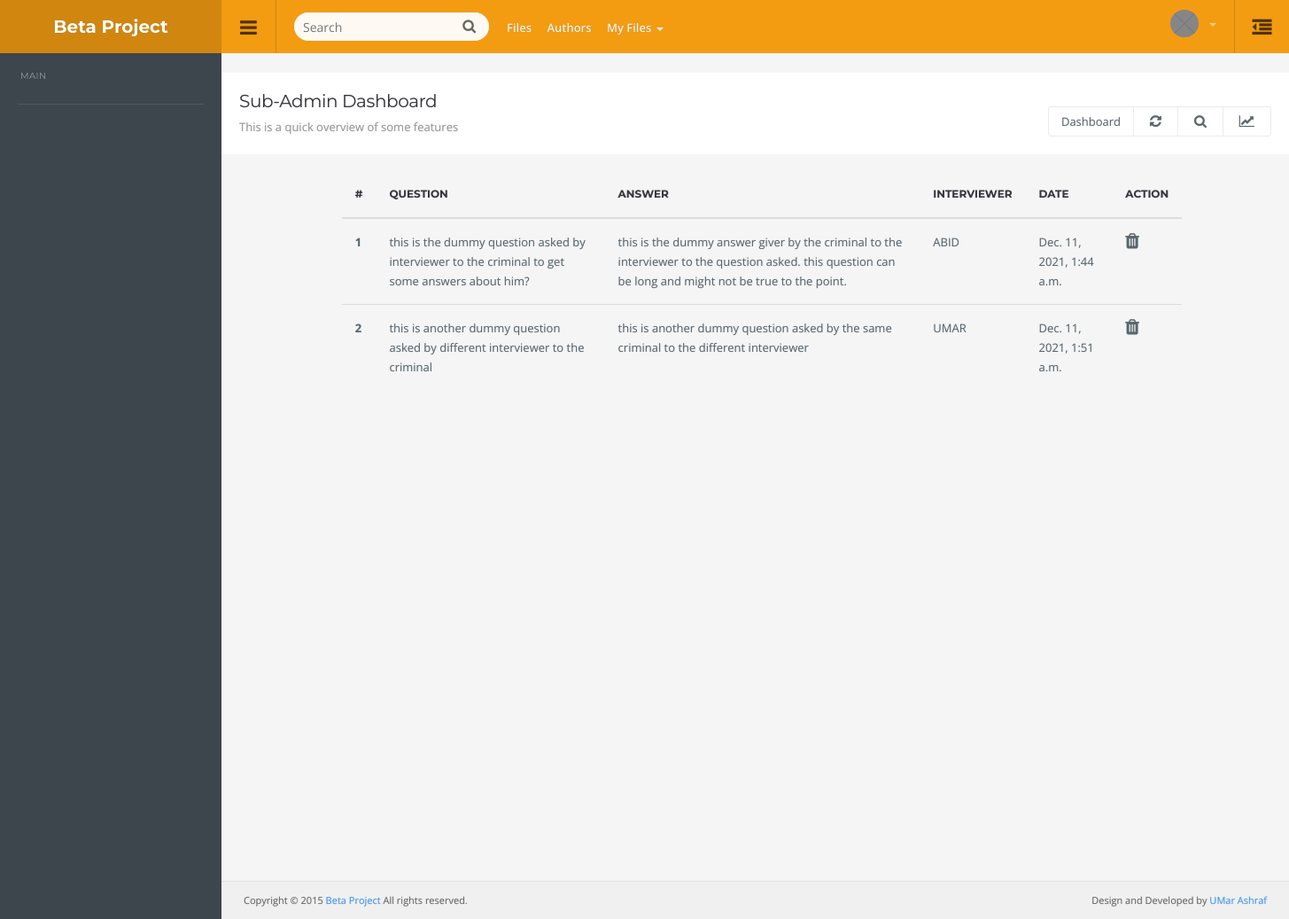
The app's page /subadmin/view/20 with its own data.
### interview/models.py (models this page shows, shortened)
class questionAnswer(models.Model):
    user = models.ForeignKey(User, on_delete=models.CASCADE)
    criminal= models.ForeignKey(criminal, on_delete=models.CASCADE)
    question= models.TextField()
    answer= models.TextField()
    createdon= models.DateTimeField(auto_now_add=True)
    updatedon= models.DateTimeField(auto_now=True)

### interview/views.py (the view)
# urls.py: path('view/<int:id>', views.viewquestions, name='viewquestions')
def viewquestions(request,id):
    p=criminal.getcriminal(id)
    que=questionAnswer.objects.filter(criminal=id)
    if request.method=='POST':
        if request.POST.get('question'):
            questionAnswer.objects.create(user=request.user,criminal=p,question=request.POST['question'],answer=request.POST['answer'])
        else:
            review.objects.create(user=request.user, criminal=p, review=request.POST['review'])
    return render(request,'questions.html',{'que':que})

### criminals/models.py (called while the page is built)
    def getcriminal(id):
        return criminal.objects.get(id=id)

### interview/templates/questions.html (shortened to what this page needs)
{% extends 'base.html' %}
{% load static %}
{% load static %}
{%block body%}
<link rel="stylesheet" href="{% static 'css/custom.css' %}">
  <div class="container">
    <div class="row">
    <div class="col-lg-10 col-md-offset-1">
      {% if que %}
      <table class="table">
          <thead>
            <tr>
              <th scope="col">#</th>
              <th scope="col">Question</th>
              <th scope="col">Answer</th>
              <th scope="col">Interviewer</th>
              <th scope="col">Date</th>
              <th>Action</th>
            </tr>
          </thead>
          <tbody>
            {% for i in que %}
              <tr>
                <th scope="row">{{forloop.counter}}</th>
                <td>{{i.question}}</td>
                <td>{{i.answer}}</td>
                <td>{{i.user | upper}}</td>
                <td>{{i.createdon}}</td>
                {% if request.user == i.user %}
                  <td><a href="{% url 'deletequeans' i.id %}" ><i class="fa fa-trash" style="font-size: 20px;" aria-hidden="true"></i></a></td>
                {% else %}
                <td><i class="fa fa-trash" style="font-size: 20px;" aria-hidden="true"></i></td>
                {% endif %}
              </tr>
            {% endfor %}
          </tbody>
        </table>
        {% endif %}
    </div>
  </div>
  </div>
{%endblock body%}

### static/css/style.css (style rules this page uses)
body { background: #3D464D; color: #58666E; margin: 0; line-height: 1.7em; overflow-x: hidden; font-size: 13px; font-family: 'Open Sans', sans-serif; outline: 0; text-Shadow: 0 0 1px rgba(0, 0, 0, 0.2); }
.col-xs-1, .col-sm-1, .col-md-1, .col-lg-1, .col-xs-2, .col-sm-2, .col-md-2, .col-lg-2, .col-xs-3, .col-sm-3, .col-md-3, .col-lg-3, .col-xs-4, .col-sm-4, .col-md-4, .col-lg-4, .col-xs-5, .col-sm-5, .col-md-5, .col-lg-5, .col-xs-6, .col-sm-6, .col-md-6, .col-lg-6, .col-xs-7, .col-sm-7, .col-md-7, .col-lg-7, .col-xs-8, .col-sm-8, .col-md-8, .col-lg-8, .col-xs-9, .col-sm-9, .col-md-9, .col-lg-9, .col-xs-10, .col-sm-10, .col-md-10, .col-lg-10, .col-xs-11, .col-sm-11, .col-md-11, .col-lg-11, .col-xs-12, .col-sm-12, .col-md-12, .col-lg-12 { padding-right: 15px; padding-left: 15px; }
.row { margin-right: -15px; margin-left: -15px; }
.container-widget .col-xs-1, .container-widget .col-sm-1, .container-widget .col-md-1, .container-widget .col-lg-1, .container-widget .col-xs-2, .container-widget .col-sm-2, .container-widget .col-md-2, .container-widget .col-lg-2, .container-widget .col-xs-3, .container-widget .col-sm-3, .container-widget .col-md-3, .container-widget .col-lg-3, .container-widget .col-xs-4, .container-widget .col-sm-4, .container-widget .col-md-4, .container-widget .col-lg-4, .container-widget .col-xs-5, .container-widget .col-sm-5, .container-widget .col-md-5, .container-widget .col-lg-5, .container-widget .col-xs-6, .container-widget .col-sm-6, .container-widget .col-md-6, .container-widget .col-lg-6, .container-widget .col-xs-7, .container-widget .col-sm-7, .container-widget .col-md-7, .container-widget .col-lg-7, .container-widget .col-xs-8, .container-widget .col-sm-8, .container-widget .col-md-8, .container-widget .col-lg-8, .container-widget .col-xs-9, .container-widget .col-sm-9, .container-widget .col-md-9, .container-widget .col-lg-9, .container-widget .col-xs-10, .container-widget .col-sm-10, .container-widget .col-md-10, .container-widget .col-lg-10, .container-widget .col-xs-11, .container-widget .col-sm-11, .container-widget .col-md-11, .container-widget .col-lg-11, .container-widget .col-xs-12, .container-widget .col-sm-12, .container-widget .col-md-12, .container-widget .col-lg-12 { padding-right: 5px; padding-left: 5px; }
.container-widget .row { margin-right: -5px; margin-left: -5px; }
.table { margin: 0; }
thead { font-weight: 600; font-family: 'Montserrat', sans-serif; text-transform: uppercase; font-size: 12px; color: #37363E; }
table td { display: table-cell; vertical-align: middle; }
.table > thead > tr > th, .table > tbody > tr > th, .table > tfoot > tr > th, .table > thead > tr > td, .table > tbody > tr > td, .table > tfoot > tr > td { padding: 15px; line-height: 1.7; }

### records on screen
questionAnswer: question "this is the dummy question asked by interviewer to the criminal to get some answers about him?", answer "this is the dummy answer giver by the criminal to the interviewer to the question asked. this question can be long and might not be true to the point.", user "ABID", createdon "Dec. 11, 2021, 1:44 a.m."
questionAnswer: question "this is another dummy question asked by different interviewer to the criminal", answer "this is another dummy question asked by the same criminal to the different interviewer", user "UMAR", createdon "Dec. 11, 2021, 1:51 a.m."
